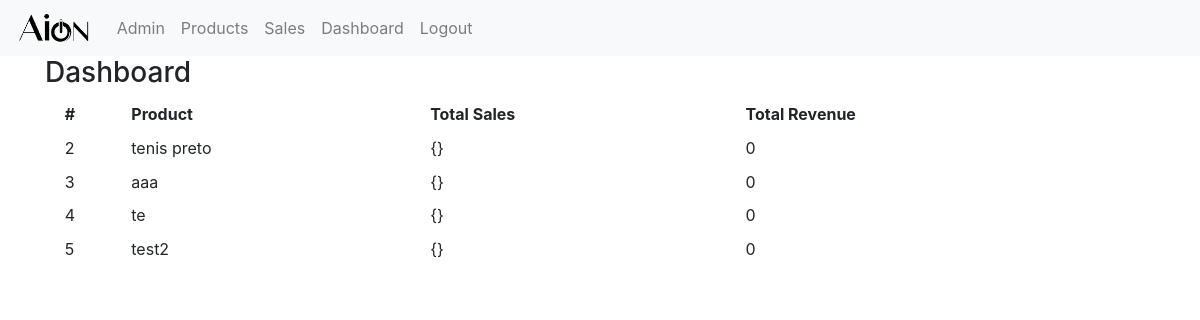
Before: /sales_app/dashboard/ with the older database file.
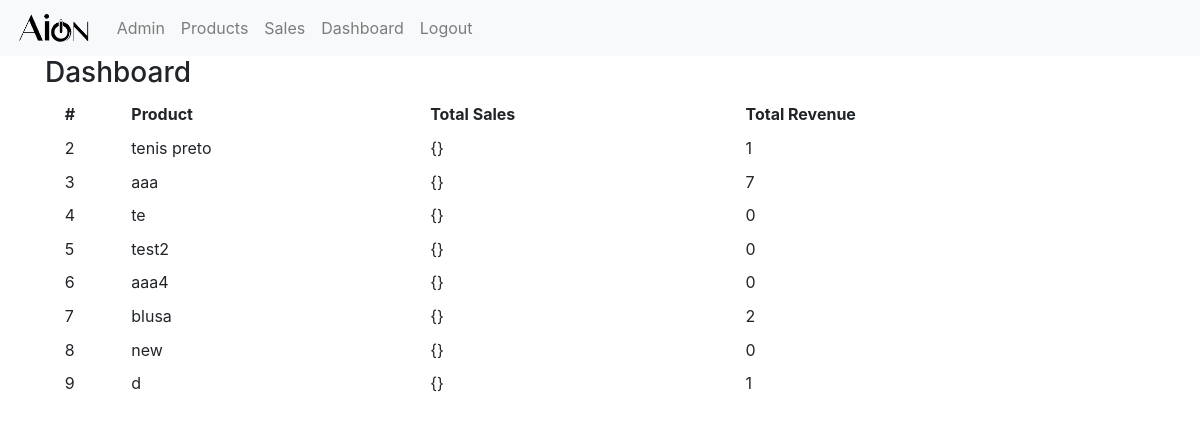
After: the same page with the newer database file.
### sales_app/models.py (models this page shows, shortened)
class Product(models.Model):
    name = models.CharField(max_length=256, unique=True)
    price = models.DecimalField(decimal_places=2, max_digits=32)

### sales_app/views.py (the view)
# urls.py: path('dashboard/', views.DashboardView.as_view(), name='dashboard'),
class DashboardView(TemplateView):
    template_name = 'sales_app/dashboard.html'
    def get_context_data(self,**kwargs):
        context = super().get_context_data(**kwargs)
        products_list = models.Product.objects.all()
        context['products'] = products_list
        return context

### sales_app/templates/sales_app/dashboard.html
{% extends "sales_app/sales_app_base.html" %}
{% block body_block %}
<div class="container">
  <div class="row">
    <h3>Dashboard</h3>
  </div>
  <table class="table table-sm table-hover table-borderless">
    <thead>
      <tr>
        <th scope="col">#</th>
        <th scope="col">Product</th>
        <th scope="col">Total Sales</th>
        <th scope="col">Total Revenue</th>
      </tr>
    </thead>
    <tbody>
      {% for product in products %}
      <tr>
        <td>{{product.pk}}</td>
        <td>{{product.name}}</td>
        <td>{{product.sales.aggregate}}</td>
        <td>{{product.sales.count}}</td>
      </tr>
      {% endfor %}
    </tbody>
  </table>
</div>
{% endblock %}

Changed rows visible on the page:
computed for Product "tenis preto": sales.count "0" → "1"
computed for Product "aaa": sales.count "0" → "7"
added Product: pk "6", name "aaa4", sales.aggregate "{}", sales.count "0"
added Product: pk "7", name "blusa", sales.aggregate "{}", sales.count "2"
added Product: pk "8", name "new", sales.aggregate "{}", sales.count "0"
added Product: pk "9", name "d", sales.aggregate "{}", sales.count "1"
